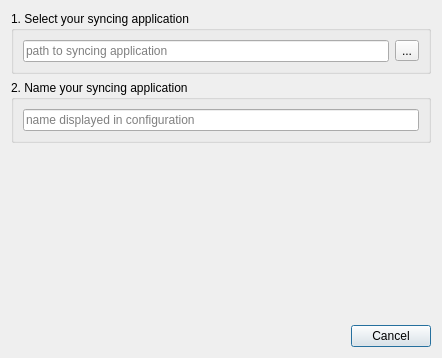
<?xml version="1.0" encoding="UTF-8"?>
<ui version="4.0">
 <class>Dialog</class>
 <widget class="QDialog" name="Dialog">
  <property name="geometry">
   <rect>
    <x>0</x>
    <y>0</y>
    <width>442</width>
    <height>358</height>
   </rect>
  </property>
  <property name="windowTitle">
   <string>Add syncing application</string>
  </property>
  <property name="windowIcon">
   <iconset>
    <normaloff>:/images/lt.png</normaloff>:/images/lt.png</iconset>
  </property>
  <layout class="QGridLayout" name="gridLayout">
   <item row="2" column="0">
    <widget class="QDialogButtonBox" name="bb">
     <property name="standardButtons">
      <set>QDialogButtonBox::Cancel</set>
     </property>
    </widget>
   </item>
   <item row="0" column="0">
    <layout class="QVBoxLayout" name="verticalLayout">
     <item>
      <widget class="QGroupBox" name="step1_gb">
       <property name="title">
        <string>1. Select your syncing application</string>
       </property>
       <layout class="QGridLayout" name="gridLayout_3">
        <item row="0" column="0">
         <layout class="QGridLayout" name="gridLayout_2">
          <item row="0" column="0">
           <widget class="QLineEdit" name="sync_app_path_le">
            <property name="placeholderText">
             <string>path to syncing application</string>
            </property>
           </widget>
          </item>
          <item row="0" column="1">
           <widget class="QToolButton" name="browser_tb">
            <property name="toolTip">
             <string>Select syncing application</string>
            </property>
            <property name="text">
             <string>...</string>
            </property>
           </widget>
          </item>
         </layout>
        </item>
       </layout>
      </widget>
     </item>
     <item>
      <widget class="QGroupBox" name="step2_gb">
       <property name="title">
        <string>2. Name your syncing application</string>
       </property>
       <layout class="QGridLayout" name="gridLayout_5">
        <item row="0" column="0">
         <layout class="QGridLayout" name="gridLayout_4">
          <item row="0" column="0">
           <widget class="QLineEdit" name="app_name_le">
            <property name="placeholderText">
             <string>name displayed in configuration </string>
            </property>
           </widget>
          </item>
         </layout>
        </item>
       </layout>
      </widget>
     </item>
    </layout>
   </item>
   <item row="1" column="0">
    <spacer name="verticalSpacer">
     <property name="orientation">
      <enum>Qt::Vertical</enum>
     </property>
     <property name="sizeHint" stdset="0">
      <size>
       <width>20</width>
       <height>40</height>
      </size>
     </property>
    </spacer>
   </item>
  </layout>
 </widget>
 <resources/>
 <connections/>
</ui>
